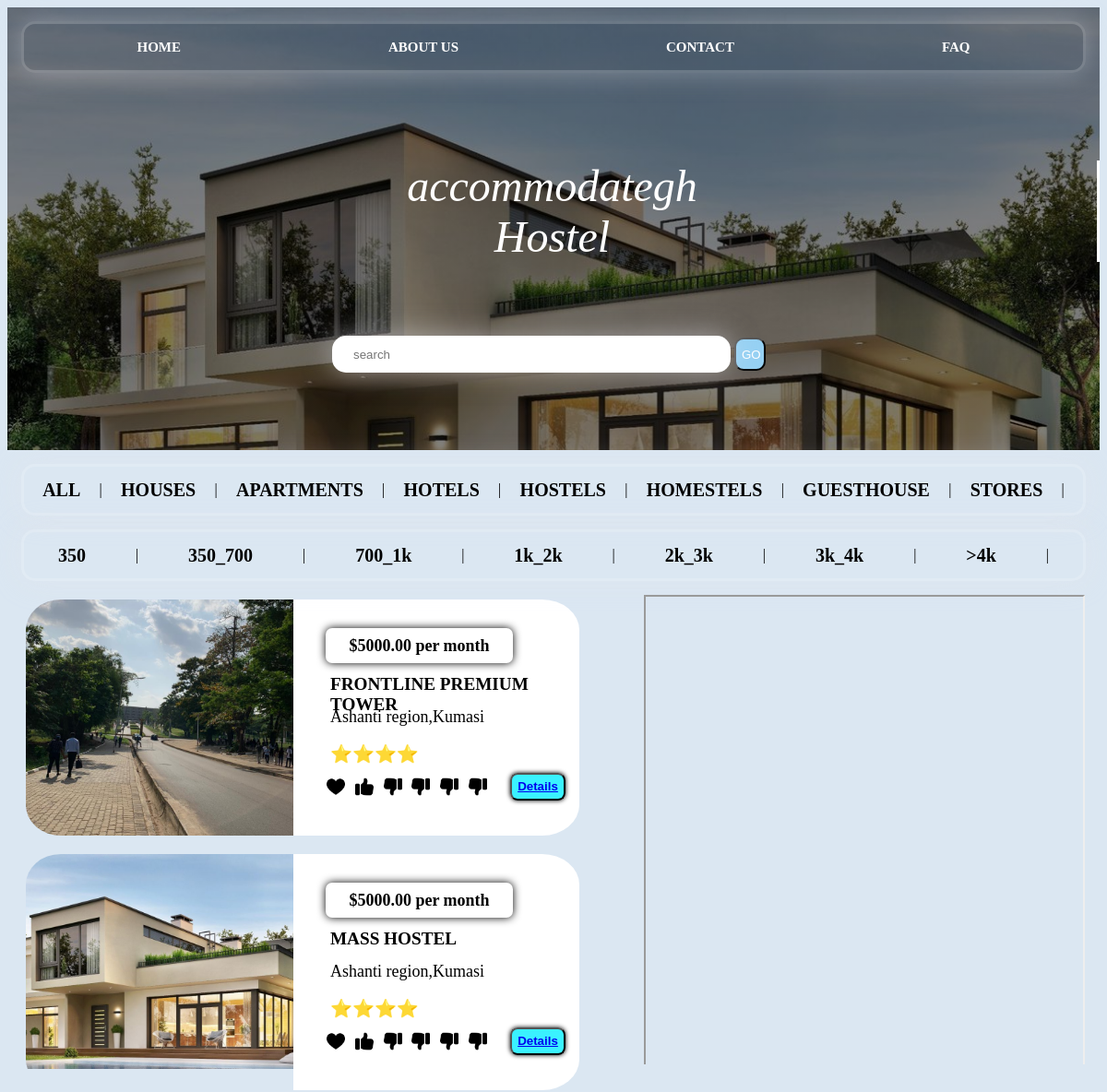
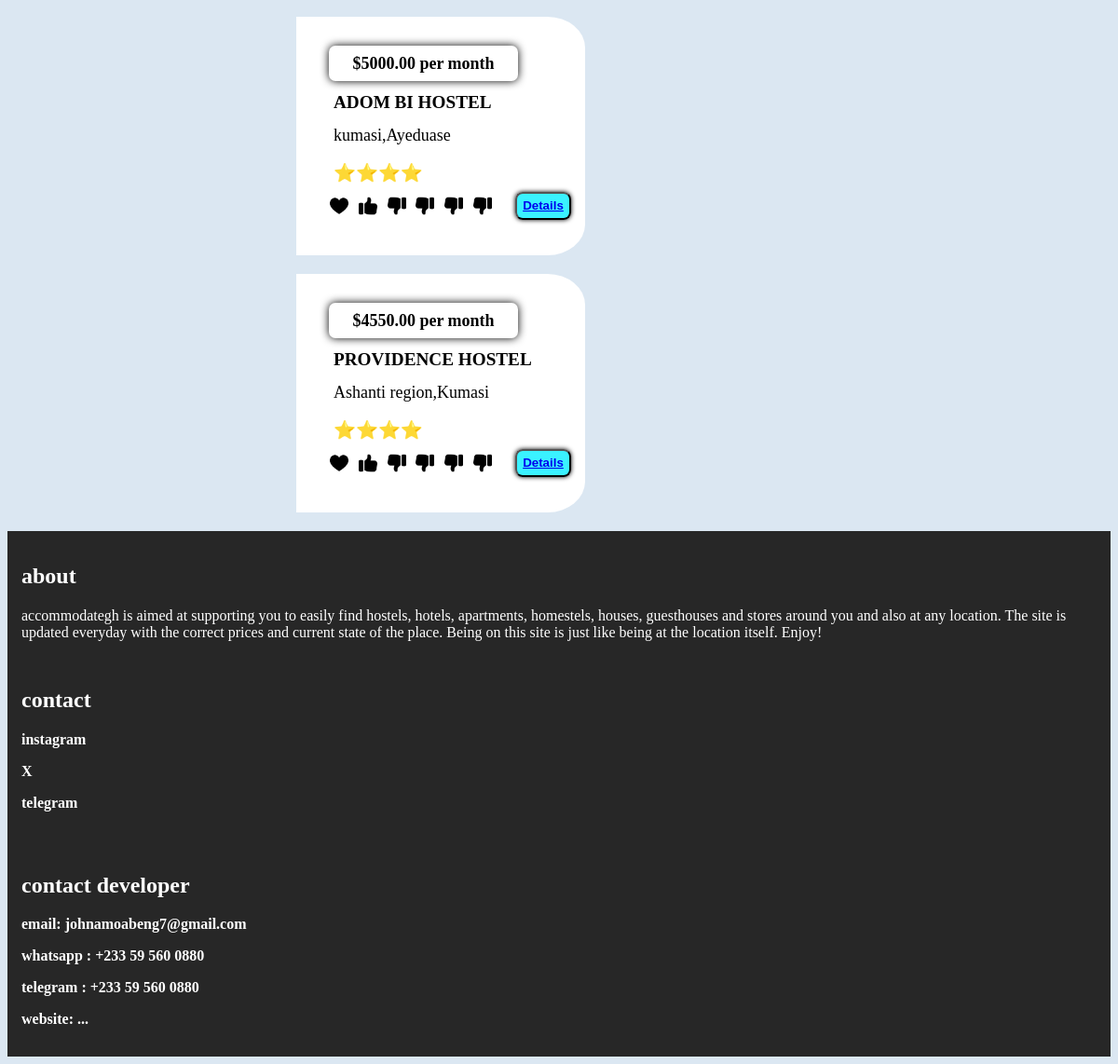
/category/Hostel, run on the app's committed database (2 pictures, top to bottom).
### accommodateApp/models.py (models this page shows, shortened)
class Category(models.Model):
    name = models.CharField(max_length=50)
    def __str__(self):
        return self.name

class Product(models.Model):
    name = models.CharField(max_length=200, blank=True)
    category = models.ForeignKey(Category, on_delete=models.CASCADE, default=1)
    rate = models.CharField(max_length=10)
    price = models.DecimalField(default=0 , decimal_places=2, max_digits=9)
    description = models.TextField()
    country = models.CharField(max_length=100)
    state = models.CharField(max_length=100)
    vicinity = models.CharField(max_length=100)
    rooms = models.TextField()
    amenities = models.TextField()
    manager = models.ForeignKey(Manager, on_delete=models.CASCADE, default=None)
    image1 = models.ImageField(upload_to='uploads/products/')
    image2 = models.ImageField(upload_to='uploads/products/', null=True)
    image3 = models.ImageField(upload_to='uploads/products/', null=True)
    image4 = models.ImageField(upload_to='uploads/products/', null=True)
    image5 = models.ImageField(upload_to='uploads/products/', null=True)
    pricerange = models.ForeignKey(PriceRange, on_delete=models.CASCADE, blank=True,null=True)
    rules = models.TextField(default=000, blank=True, null=True)
    condition = models.TextField(default=000, blank=True,null=True)
    map = models.URLField(max_length=500, null=True, default=0)
    landmark = models.TextField(max_length=200, null=True, default=0)
    video = EmbedVideoField(blank=True,null=True)

### accommodateApp/views.py (the view)
# urls.py: path('category/<str:cid>',category, name="category"),
def category(request, cid):
    try:
        category = Category.objects.get(name = cid)
        products = Product.objects.filter(category=category)
        context = {'products': products, 'category':category}
        return render(request, 'category.html',context)
    except:
        messages.success(request, "Oops that category does not exist yet")
        return redirect('/home')

### accommodateApp/templates/category.html (shortened to what this page needs)
<!DOCTYPE html>
{% load static %}
<html>
    <head>
        <link href="{% static 'css/homePageStyle.css' %}" rel="stylesheet">
    </head>
    <body>
        <div class="top">
            <nav>
                <a class="up_nav" href="">HOME</a>
                <a class="up_nav" href="">ABOUT US</a>
                <a class="up_nav" href="">CONTACT</a>
                <a class="up_nav" href="">FAQ</a>
            </nav>
            <div class="des">
                <i class="title2">accommodategh </br> {{category}}</i>
            </div>
            <div class="search">
                <form action='search' method="GET">
                    <input type="search" name="q" placeholder="search">
                    <button type="submit" class="submit">GO</button>
                </form>
            </div>
        </div>
        <nav>
            <a class="dn_nav" href="{%url 'home' %}">ALL</a> |
            <a class="dn_nav" href="{%url 'category' 'House' %}">HOUSES</a> |
            <a class="dn_nav" href="{%url 'category' 'Apartment' %}">APARTMENTS</a> |
            <a class="dn_nav" href="{%url 'category' 'Hotel' %}">HOTELS</a> |
            <a class="dn_nav" href="{%url 'category' 'Hostel' %}">HOSTELS</a> |
            <a class="dn_nav" href="{%url 'category' 'Homestel' %}">HOMESTELS</a> |
            <a class="dn_nav" href="{%url 'category' 'Guesthouse' %}">GUESTHOUSE</a> |
            <a class="dn_nav" href="{%url 'category' 'Store' %}">STORES</a> |
        </nav>
        <nav>
            <a class="dn_nav" href="{%url 'pricerange' '0-350' %}">350</a> |
            <a class="dn_nav" href="{%url 'pricerange' '350-700' %}">350_700</a> |
            <a class="dn_nav" href="{%url 'pricerange' '700-1k' %}">700_1k</a> |
            <a class="dn_nav" href="{%url 'pricerange' '1k-2k' %}">1k_2k</a> |
            <a class="dn_nav" href="{%url 'pricerange' '2k-3k' %}">2k_3k</a> |
            <a class="dn_nav" href="{%url 'pricerange' '3k-4k' %}">3k_4k</a> |
            <a class="dn_nav" href="{%url 'pricerange' '>4k' %}"> >4k</a> |
        </nav>
        <aside class="aside">
            <div class="map"><iframe src="{{products.map}}" width="640" height="480"></iframe></div>
        </aside>
        <section>
            {% for product in products%}
            <div class="container">
                <div class="image">
                    <div class="slide">
                        <img class="item" src="{{product.image1.url}}" />
                    </div>
                </div>
                <div class="info">
                    <div class="price">
                        ${{product.price}} per month
                    </div>
                    <div class="name">
                        {{product.name}}
                    </div>
                    <div class="location">
                        {{product.state}},{{product.vicinity}}
                    </div>
                    <div class="class">
                        {{product.rate}}
                    </div>
                    <div class="button">
                        <div class="icons">
                            <img class="icon" src="{%static 'images/heart.png'%}">
                            <img class="icon" src="{%static 'images/like.png'%}">
                            <img class="icon" src="{%static 'images/dislike.png'%}">
                            <img class="icon" src="{%static 'images/dislike.png'%}">
                            <img class="icon" src="{%static 'images/dislike.png'%}">
                            <img class="icon" src="{%static 'images/dislike.png'%}">
                        </div>
                        <button class="d_but"><a href="{%url 'productDetails' product.id %}" > Details</a></button>
                    </div>
                </div>
            </div>
            {%endfor%}
        </section>
        <footer class="footer">
            <div class="about">
                <h2>about</h2>
                accommodategh is aimed at supporting you to easily find hostels, hotels, apartments,
                homestels, houses, guesthouses and stores around you and also at any location. The
                site is updated everyday with the correct prices and current state of the place.
                Being on this site is just like being at the location itself. Enjoy!
            </div>
            <div class="contact">
                <h2>contact</h2>
                <p>instagram</p>
                <p>X</p>
                <p>telegram</p>
            </div>
            <div class="developer">
                <h2>contact developer</h2>
                <p>email: johnamoabeng7@gmail.com</p>
                <p>whatsapp : +233 59 560 0880</p>
                <p>telegram : +233 59 560 0880</p>
                <p>website: ...</p>
            </div>
        </footer>
    </body>
</html>

### accommodateApp/static/css/homePageStyle.css (style rules this page uses)
body { background-color: rgba(205, 222, 238, 0.719); }
.top { background-image: linear-gradient(rgba(0,0,0,0.5),rgba(0,0,0,0.5)), url("/static/images/house4.jpg"); background-size: cover; height: 60vh; width: 100%; display: flex; flex-direction: column; }
.title2 { width: 100%; font-size: 300%; font-weight: lighter; color: white; white-space: nowrap; border-right: 3px solid white; text-align: center; }
.des { width: 100%; display: flex; justify-content: center; align-self: center; align-content: center; position: relative; top: 10vh; }
.up_nav { text-decoration: none; font-size: 15px; font-weight: bold; color: white; }
.dn_nav { text-decoration: none; font-size: 20px; font-weight: bold; color: rgb(0, 0, 0); }
nav { display: flex; flex-direction: row; justify-content: space-around; height: 30px; margin: 15px; align-items: center; backdrop-filter: blur(00px); box-shadow: 0px 0px 30px rgba(227,228,237,0.37); border: solid rgba(255,255,255,0.18); border-radius: 15px; padding: 10px; }
.search { align-self: center; position: relative; top: 20vh; width: 40vw; display: flex; flex-direction: column; }
input { width: 90%; height: 5vh; border-radius: 15px; padding-left: 20px; padding-right: 20px; backdrop-filter: blur(0px); box-shadow: 0px 0px 30px rgba(227, 228, 237, 0.541); border: solid rgba(255, 255, 255, 0.418); }
.submit { width: 7%; height: 90%; border-radius: 10px; color: white; background-color: rgb(150, 209, 243); }
section { position: static; }
aside { position: sticky; top: 10px; height: 90vh; float: right; width: 40%; margin-right: 20px; }
.map { width: 100%; height: 100%; }
iframe { width: 100%; height: 100%; }
.container { display: flex; flex-direction: row; height: 32vh; width: 50vw; margin: 20px; border-radius: 40px; }
.image { position: relative; height: 100%; width: 50%; border-top-left-radius: 13%; border-bottom-left-radius: 13%; }
.info { height: 100%; width: 50%; padding-left: 20px; border-top-right-radius: 13%; border-bottom-right-radius: 13%; background-color: white; display: flex; flex-direction: column; justify-content: center; }
p { font-size: 100%; font-weight: bolder; text-wrap: wrap; }
img { height: 100%; width: 100%; object-position: center; object-fit: cover; border-top-left-radius: 13%; border-bottom-left-radius: 13%; }
.slide { height: 100%; width: 100%; object-position: center; object-fit: cover; border-top-left-radius: 13%; border-bottom-left-radius: 13%; }
.item { height: 100%; width: 100%; object-position: center; object-fit: cover; border-top-left-radius: 13%; border-bottom-left-radius: 13%; }
.item:nth-child(1) { display: block; object-fit: cover; }
.footer { background-color: rgb(39, 39, 39); color: white; display: flex; flex-direction: column; position: sticky; top: 0px; }
.about , .contact , .developer { margin: 15px; }
.name { margin: 5px; height: 12%; font-size: larger; padding-left: 5px; margin-left: 15px; font-weight: bolder; justify-items: center; margin-top: 10px; }
.price { height: 15%; width: 70%; font-size: large; font-weight: bolder; box-shadow: 0px 0px 10px black; margin: 2px; border-radius: 7px; display: flex; justify-content: center; margin-left: 15px; align-items: center; }
.location { width: 90%; height: 15%; font-size: large; padding-left: 5px; margin-left: 15px; justify-items: center; }
.class { width: 90%; font-size: larger; padding-left: 5px; margin-left: 15px; font-weight: bolder; justify-items: center; }
.button { height: 15%; display: flex; flex-direction: row; justify-content: space-between; align-items: center; margin: 5px; }
.d_but { height: 30px; text-align: center; box-shadow: 0px 0px 5px black; margin: 10px; width: 60px; border-radius: 8px; background-color: rgba(0, 238, 255, 0.774); color: white; font-weight: bold; }
.icon { height: 20px; width: 20px; }
.icons { width: 70%; display: flex; flex-direction: row; justify-content: space-evenly; }

### data on the page
Category: name "Hostel"
Product: image1 (picture), price "5000.00", name "FRONTLINE PREMIUM TOWER", state "Ashanti region", vicinity "Kumasi", rate "⭐⭐⭐⭐"
Product: image1 (picture), price "5000.00", name "MASS HOSTEL", state "Ashanti region", vicinity "Kumasi", rate "⭐⭐⭐⭐"
Product: image1 (picture), price "5000.00", name "ADOM BI HOSTEL", state "kumasi", vicinity "Ayeduase", rate "⭐⭐⭐⭐"
Product: image1 (picture), price "4550.00", name "PROVIDENCE HOSTEL", state "Ashanti region", vicinity "Kumasi", rate "⭐⭐⭐⭐"
